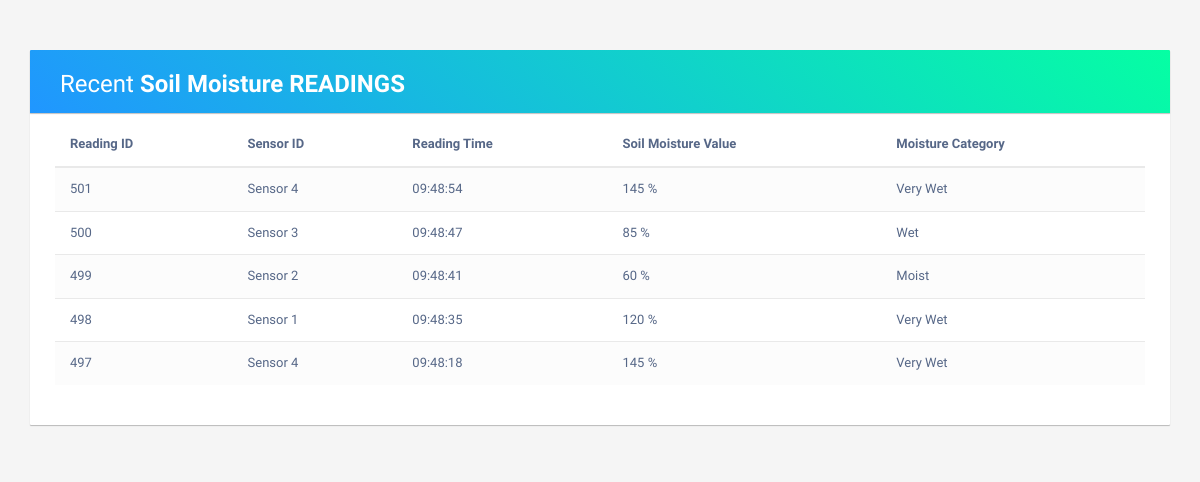
The app's page /sas/tabe.php with its own data.
### tables this page shows
CREATE TABLE `soilmoisturereadings` (
  `ReadingID` int(11) NOT NULL,
  `SensorID` varchar(200) NOT NULL,
  `ReadingTime` time NOT NULL,
  `SoilMoistureValue` int(11) NOT NULL,
  `Units` varchar(10) NOT NULL,
  `MoistureCategory` int(11) NOT NULL
);

### sas/tabe.php (the view, shortened to what this page needs)
<!DOCTYPE html>
<html lang="en">
<head>
<link rel="stylesheet" href="https://maxcdn.bootstrapcdn.com/font-awesome/4.7.0/css/font-awesome.min.css">
<link rel="stylesheet" href="https://maxcdn.bootstrapcdn.com/bootstrap/3.3.7/css/bootstrap.min.css">
<link rel="stylesheet" href="styles.css">
</head>
    <div class="container">
        <div class="table-wrapper">
            <div class="table-title">
                <div class="row">
                    <div class="col-sm-6">
						<h2>Recent <b>Soil Moisture READINGS</b></h2>
					</div>
                </div>
			</div>
<?php
$servername = "localhost";
$username = "root";
$password = "";
$dbname = "soil_moisture";
$conn = new mysqli($servername, $username, $password, $dbname);
$rows_per_page = 5;
$page_number = isset($_GET['page']) ? $_GET['page'] : 1;
$offset = ($page_number - 1) * $rows_per_page;
$select_query = "SELECT * FROM soilmoisturereadings ORDER BY ReadingTime DESC LIMIT $offset, $rows_per_page";
$select_result = $conn->query($select_query);
?>
<table  class='table table-striped table-hover'>
    <thead>
<tr><th style ="width: auto;">Reading ID</th><th style ="width: auto;">Sensor ID</th><th style ="width: auto;">Reading Time</th><th style ="width: auto;">Soil Moisture Value</th><th style ="width: auto;">Moisture Category</th></tr>
</thead>
<?php
while ($row = $select_result->fetch_assoc()) {
    switch ($row['MoistureCategory']) {
        case 2:
            $moisture = "Moist";
            break;
        case 3:
            $moisture = "Wet";
            break;
        case 4:
            $moisture = "Very Wet";
            break;
    }
    echo "<tr><td>" . $row['ReadingID'] . "</td><td>" . $row['SensorID'] . "</td><td>" . $row['ReadingTime'] . "</td><td>" . $row['SoilMoistureValue'] . " ". $row['Units'] . "</td><td>" . $moisture . "</td></tr>";
}
?>
</table>
</div>

### sas/styles.css (style rules this page uses)
.table-wrapper { background: #fff; padding: 20px 25px; margin: 30px 0; border-radius:1px; box-shadow: 0 1px 1px rgba(0, 0, 0, 0.247); }
.table-title { padding-bottom: 15px; background: linear-gradient(40deg, #2096ff, #05ffa3) !important; color: #fff; padding: 16px 30px; margin: -20px -25px 10px; border-radius: 1px 1px 0 0; box-shadow: 0 1px 1px rgba(0, 0, 0, 0.247); }
.table-title h2 { margin: 5px 0 0; font-size: 24px; }
table.table tr th, table.table tr td { border-color: #e9e9e9; padding: 12px 15px; vertical-align: middle; }
table.table tr th:first-child { width: 60px; }
table.table tr th:last-child { width: 100px; }
table.table-striped tbody tr:nth-of-type(odd) { background-color: #fcfcfc; }

### records on screen
soilmoisturereadings: ReadingID "501", SensorID "Sensor 4", ReadingTime "09:48:54", SoilMoistureValue "145", Units "%", MoistureCategory "Very Wet"
soilmoisturereadings: ReadingID "500", SensorID "Sensor 3", ReadingTime "09:48:47", SoilMoistureValue "85", Units "%", MoistureCategory "Wet"
soilmoisturereadings: ReadingID "499", SensorID "Sensor 2", ReadingTime "09:48:41", SoilMoistureValue "60", Units "%", MoistureCategory "Moist"
soilmoisturereadings: ReadingID "498", SensorID "Sensor 1", ReadingTime "09:48:35", SoilMoistureValue "120", Units "%", MoistureCategory "Very Wet"
soilmoisturereadings: ReadingID "497", SensorID "Sensor 4", ReadingTime "09:48:18", SoilMoistureValue "145", Units "%", MoistureCategory "Very Wet"
